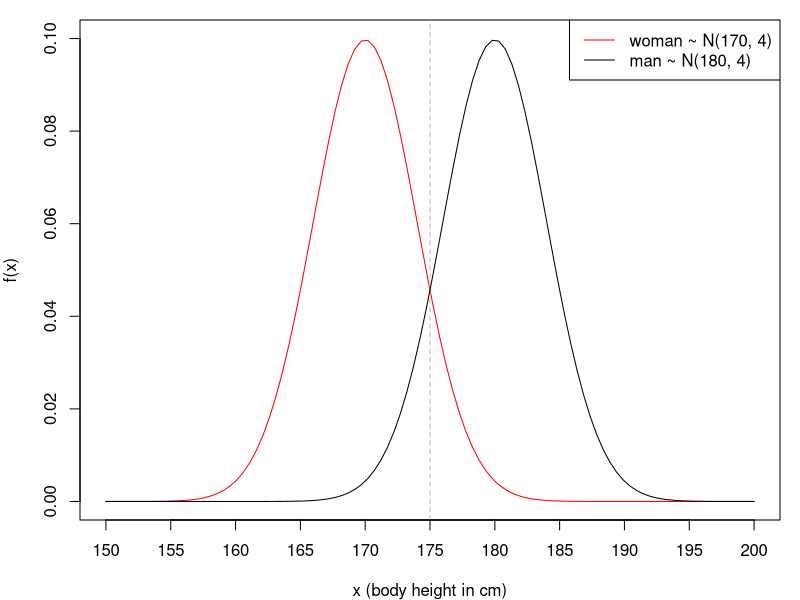
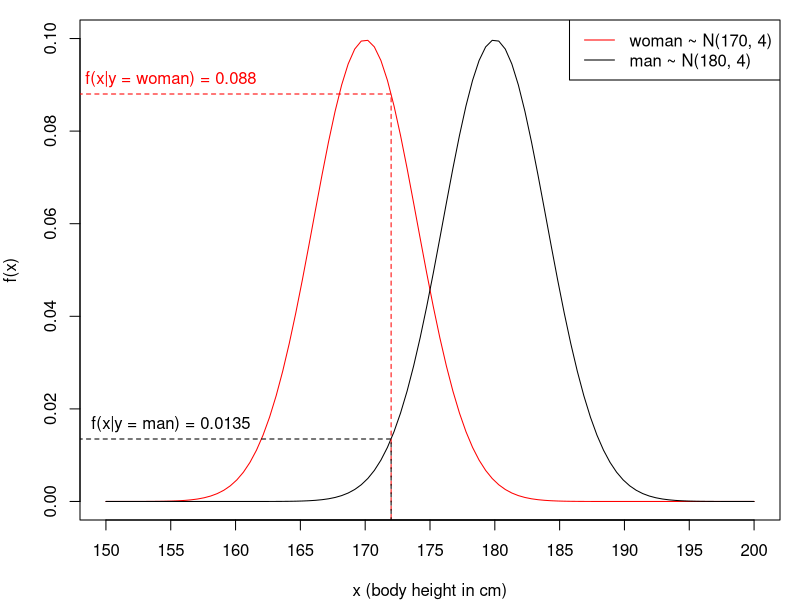
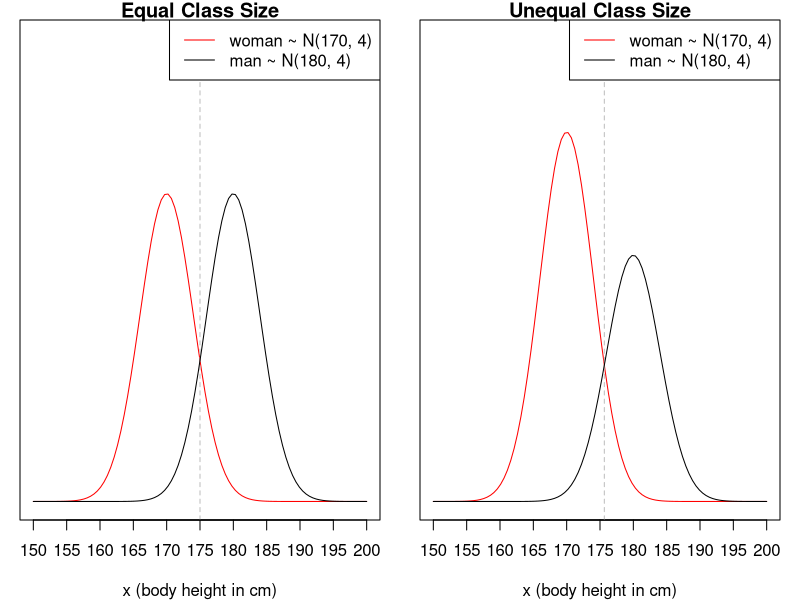
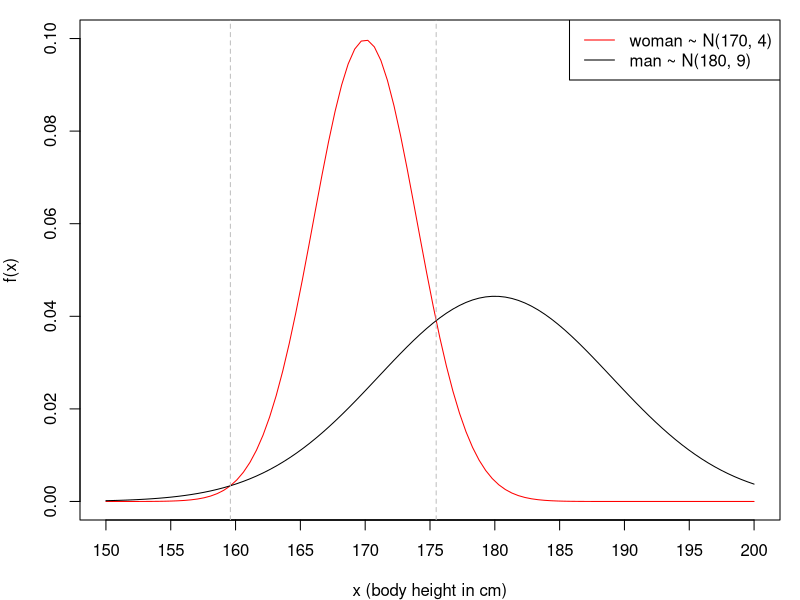

Recreate these plots in R, in order.
bh.man = c(184,177,185,179,182,182,178,176,184,173)
bh.woman = c(176,165,170,171,166,172,164,171,175,170)
mean(bh.man)
mean(bh.woman)

x = c(bh.man, bh.woman)
class = as.factor(rep(c("man", "woman"), each = 10))

df = data.frame(x, class)
str(df)

# plot 1
png("../figure/disc_univariate-1.png", width = 3000, height = 1300, res = 300)
par(mar = c(4,4,1,1))
x = seq(150, 200, length.out = 100)
plot(x, dnorm(x, mean = 170, sd = 4), type = "l", col = "red", 
     xlim = c(150, 200), ylim = c(0, 0.1),
     ylab = "f(x)", xlab = "x (body height in cm)")
abline(v = 175, col = "grey", lty = 2)
axis(1, at = seq(155, 195, by = 10))
lines(x, dnorm(x, mean = 180, sd = 4)) 
legend("topright", legend = c("woman ~ N(170, 4)", "man ~ N(180, 4)"), 
       col = c("red", "black"), lty = 1)
dev.off()

# plot 2
png("../figure/disc_univariate-2.png", width = 3000, height = 1300, res = 300)
par(mar = c(4,4,1,1))
x = seq(150, 200, length.out = 100)
y.woman = dnorm(x, mean = 170, sd = 4)
y.man = dnorm(x, mean = 180, sd = 4)

plot(x, y.woman, type = "l", col = "red", xlim = c(150, 200), ylim = c(0, 0.1), 
     ylab = "f(x)", xlab = "x (body height in cm)")
axis(1, at = seq(155, 195, by = 10))
lines(x, y.man) 
legend("topright", legend = c("woman ~ N(170, 4)", "man ~ N(180, 4)"), 
       col = c("red", "black"), lty = 1)

lines(c(0, 172, 172), c(rep(dnorm(172, mean = 170, sd = 4), 2), -1), col = "red", lty = 2)
text(155, dnorm(172, mean = 170, sd = 4), pos = 3, col  = "red",
     labels = paste0("f(x|y = woman) = ", woman <- round(dnorm(172, mean = 170, sd = 4), 4)))

lines(c(0, 172, 172), c(rep(dnorm(172, mean = 180, sd = 4), 2), -1), 
      col = "black", lty = 2)
text(155, dnorm(172, mean = 180, sd = 4), 
     labels = paste0("f(x|y = man) = ", man <- round(dnorm(172, mean = 180, sd = 4), 4)), 
     pos = 3, col  = "black")
dev.off()

# plot 3
png("../figure/disc_univariate-3.png", width = 3000, height = 1300, res = 300)
par(mar = c(4,1,1,1), mfrow = c(1,2))

y.woman = dnorm(x, mean = 170, sd = 4)
y.man = dnorm(x, mean = 180, sd = 4)
plot(x, y.woman, type = "l", col = "red", 
     xlim = c(150, 200), ylim = c(0, 0.15),
     main = "Equal Class Size",
     ylab = "",  yaxt = "n",
     xlab = "x (body height in cm)")
abline(v = 175, col = "grey", lty = 2)
axis(1, at = seq(155, 195, by = 10))
lines(x,y.man) 
legend("topright", legend = c("woman ~ N(170, 4)", "man ~ N(180, 4)"), 
       col = c("red", "black"), lty = 1)

x = seq(150, 200, length.out = 100)
y.woman = dnorm(x, mean = 170, sd = 4)*0.6*2
y.man = dnorm(x, mean = 180, sd = 4)*0.4*2

x = seq(150, 200, length.out = 100)
plot(x, y.woman, type = "l", col = "red", 
     xlim = c(150, 200), ylim = c(0, 0.15),
     main = "Unequal Class Size",
     ylab = "",  yaxt = "n",
     xlab = "x (body height in cm)")

f = function(x) (dnorm(x, mean = 170, sd = 4)*0.6 - dnorm(x, mean = 180, sd = 4)*0.4)
x.unequal = uniroot(f = f, lower = 170, upper = 200)$root

abline(v = x.unequal, col = "grey", lty = 2)
axis(1, at = seq(155, 195, by = 10))
lines(x,y.man) 
legend("topright", legend = c("woman ~ N(170, 4)", "man ~ N(180, 4)"), 
       col = c("red", "black"), lty = 1)
dev.off()

# plot 4
png("../figure/disc_univariate-4.png", width = 3000, height = 1300, res = 300)
f = function(x) (dnorm(x, mean = 170, sd = 4) - dnorm(x, mean = 180, sd = 9))
x1 = uniroot(f = f, lower = 170, upper = 200)$root
x2 = uniroot(f = f, lower = 150, upper = 170)$root
par(mar = c(4,4,1,1))
x = seq(150, 200, length.out = 100)
plot(x, dnorm(x, mean = 170, sd = 4), type = "l", col = "red", 
     xlim = c(150, 200), ylim = c(0, 0.1),
     ylab = "f(x)", xlab = "x (body height in cm)")
axis(1, at = seq(155, 195, by = 10))
lines(x, dnorm(x, mean = 180, sd = 9)) 
legend("topright", legend = c("woman ~ N(170, 4)", "man ~ N(180, 9)"), 
       col = c("red", "black"), lty = 1)

abline(v = c(x1, x2), col = "gray", lty = 2)
dev.off()
